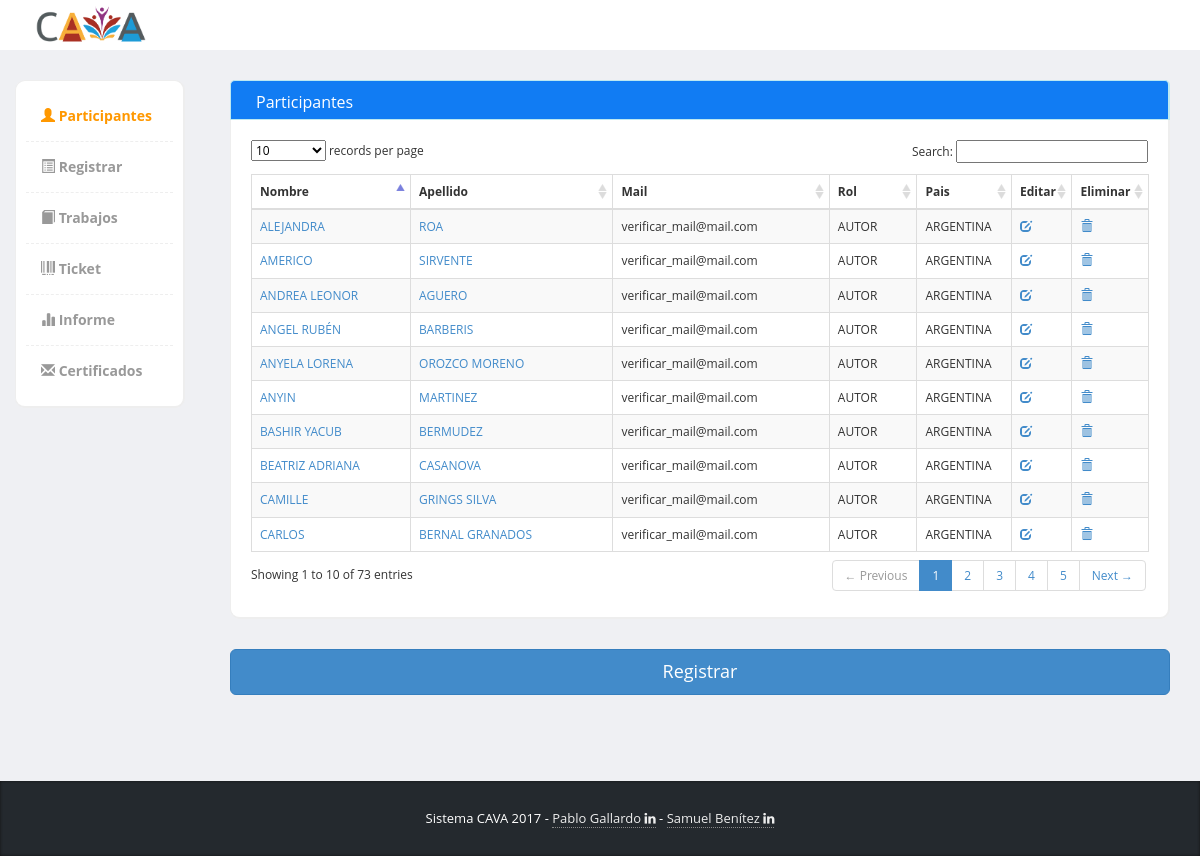
The page / on the database its author committed.
### tables this page shows
CREATE TABLE `personas` (
  `id_persona` int(11) NOT NULL,
  `nombre` varchar(64) NOT NULL,
  `apellido` varchar(64) NOT NULL,
  `mail` varchar(100) NOT NULL,
  `id_rol` int(11) NOT NULL,
  `id_pais` int(11) NOT NULL
);

CREATE TABLE `rol` (
  `id_rol` int(11) NOT NULL,
  `rol` varchar(24) NOT NULL
);

CREATE TABLE `pais` (
  `id_pais` int(11) NOT NULL,
  `pais` varchar(32) NOT NULL
);

### application/controllers/participantes.php (called while the page is built, shortened)
<?php
class Participantes extends CI_Controller {
	public function __construct(){
		$this->load->model('personas_model');
	}
	public function index()
	{
		$data['participantes_menu'] = TRUE;
		$this->load->view('commons/header_menu_view',$data);
		$data['personas'] = $this->personas_model->get();
		$this->load->view('participantes_view',$data);
		$this->load->view('commons/footer_view');
	}
}

### index.php (called while the page is built, shortened)
<?php
require_once BASEPATH.'core/CodeIgniter.php';

### application/models/personas_model.php (called while the page is built, shortened)
<?php
class personas_model extends CI_model {
	function get($condition = null){
		$this->db->select('*');
		$this->db->from('personas p');
		$this->db->join('rol r', 'p.id_rol = r.id_rol');
		$this->db->join('pais pa', 'p.id_pais = pa.id_pais');
		$this->db->order_by('nombre');
		$query = $this->db->get();
		return $query->result();
	}
}

### application/views/participantes_view.php (the view, shortened to what this page needs)
<div class="col-md-12 panel-info">
			  			<div class="content-box-header panel-heading">
		  					<div class="panel-title ">Participantes</div>
			  			</div>
			  			<div class="content-box-large box-with-header">
			  				<table cellpadding="0" cellspacing="0" border="0" class="table table-striped table-bordered" id="example">
								<thead>
									<tr>
										<th>Nombre</th>
										<th>Apellido</th>
										<th>Mail</th>
										<th>Rol</th>
										<th>Pais</th>
										<th>Editar</th>
										<th>Eliminar</th>
									</tr>
								</thead>
								<tbody>
									<?php foreach ($personas as $persona):?>
									<tr class="odd gradeX">
										<td><a href="<?=base_url('bono')?><?='/pagos/'.$persona->id_persona?>"><?=strtoupper($persona->nombre)?></a></td>
										<td><a href="<?=base_url('bono')?><?='/pagos/'.$persona->id_persona?>"><?=strtoupper($persona->apellido)?></a></td>
										<td><?=$persona->mail?></td>
										<td class="center"><?=$persona->rol?></td>
										<td class="center"><?=$persona->pais?></td>
										<td class="center"><a href="<?=base_url('registro')?><?='/modificar/'.$persona->id_persona?>" title="modificar a <?=$persona->apellido?>, <?=$persona->nombre?>"><span class="glyphicon glyphicon-edit"></span></a></td>
										<td class="center"><a href="<?=base_url('registro')?><?='/eliminar/'.$persona->id_persona?>" class="eliminar" title="eliminar a <?=$persona->apellido?>, <?=$persona->nombre?>"><span class="glyphicon glyphicon-trash"></span></a></td>
									</tr>
									<?php endforeach; ?>
								</tbody>
							</table>
						</div>
						<div class="row">
							<div class="col-md-12">
								<a href="<?=base_url('registro')?>" class="btn btn-lg btn-block btn-primary">Registrar</a>
							</div>
						</div>
</div>

### assets/template/css/styles.css (style rules this page uses)
.panel-info>.panel-heading { color: #ffffff; background-color: #117cf3; border-color: #bce8f1; }
body { font-family: 'Open Sans', sans-serif; background-color: #f7f7f7; position: relative; margin: 0px; font-size: 12px; padding: 0px; }
.content-box, .content-box-large { margin-bottom:30px; background:#fff; border-radius:10px; padding:10px; border-left:1px solid #eee; border-top:1px solid #eee; border-right:2px solid #eee; border-bottom:2px solid #eee; }
.content-box-large { padding: 20px; }
.box-with-header { border-top: none; border-top-left-radius:0px; border-top-right-radius:0px; }
.content-box-header { min-height: 40px; font-size: 16px; background:#f5f5f5; border-top-left-radius:5px; border-top-right-radius:5px; padding:10px; border-left:1px solid #eee; border-top:1px solid #eee; border-right:2px solid #eee; }
.content-box-header:after { clear:both; }
body { background-color: #eff0f3; }
.panel-heading>.panel-title, .content-box-header .panel-title { float: left; padding: 10px 15px; padding-top: 0px; }

### rows shown on the page
personas: nombre "ALEJANDRA", apellido "ROA", mail "verificar_mail@mail.com", id_rol.rol "AUTOR", id_pais.pais "ARGENTINA"
personas: nombre "AMERICO", apellido "SIRVENTE", mail "verificar_mail@mail.com", id_rol.rol "AUTOR", id_pais.pais "ARGENTINA"
personas: nombre "ANDREA LEONOR", apellido "AGUERO", mail "verificar_mail@mail.com", id_rol.rol "AUTOR", id_pais.pais "ARGENTINA"
personas: nombre "ANGEL RUBÉN", apellido "BARBERIS", mail "verificar_mail@mail.com", id_rol.rol "AUTOR", id_pais.pais "ARGENTINA"
personas: nombre "ANYELA LORENA", apellido "OROZCO MORENO", mail "verificar_mail@mail.com", id_rol.rol "AUTOR", id_pais.pais "ARGENTINA"
personas: nombre "ANYIN", apellido "MARTINEZ", mail "verificar_mail@mail.com", id_rol.rol "AUTOR", id_pais.pais "ARGENTINA"
personas: nombre "BASHIR YACUB", apellido "BERMUDEZ", mail "verificar_mail@mail.com", id_rol.rol "AUTOR", id_pais.pais "ARGENTINA"
personas: nombre "BEATRIZ ADRIANA", apellido "CASANOVA", mail "verificar_mail@mail.com", id_rol.rol "AUTOR", id_pais.pais "ARGENTINA"
personas: nombre "CAMILLE", apellido "GRINGS SILVA", mail "verificar_mail@mail.com", id_rol.rol "AUTOR", id_pais.pais "ARGENTINA"
personas: nombre "CARLOS", apellido "BERNAL GRANADOS", mail "verificar_mail@mail.com", id_rol.rol "AUTOR", id_pais.pais "ARGENTINA"
